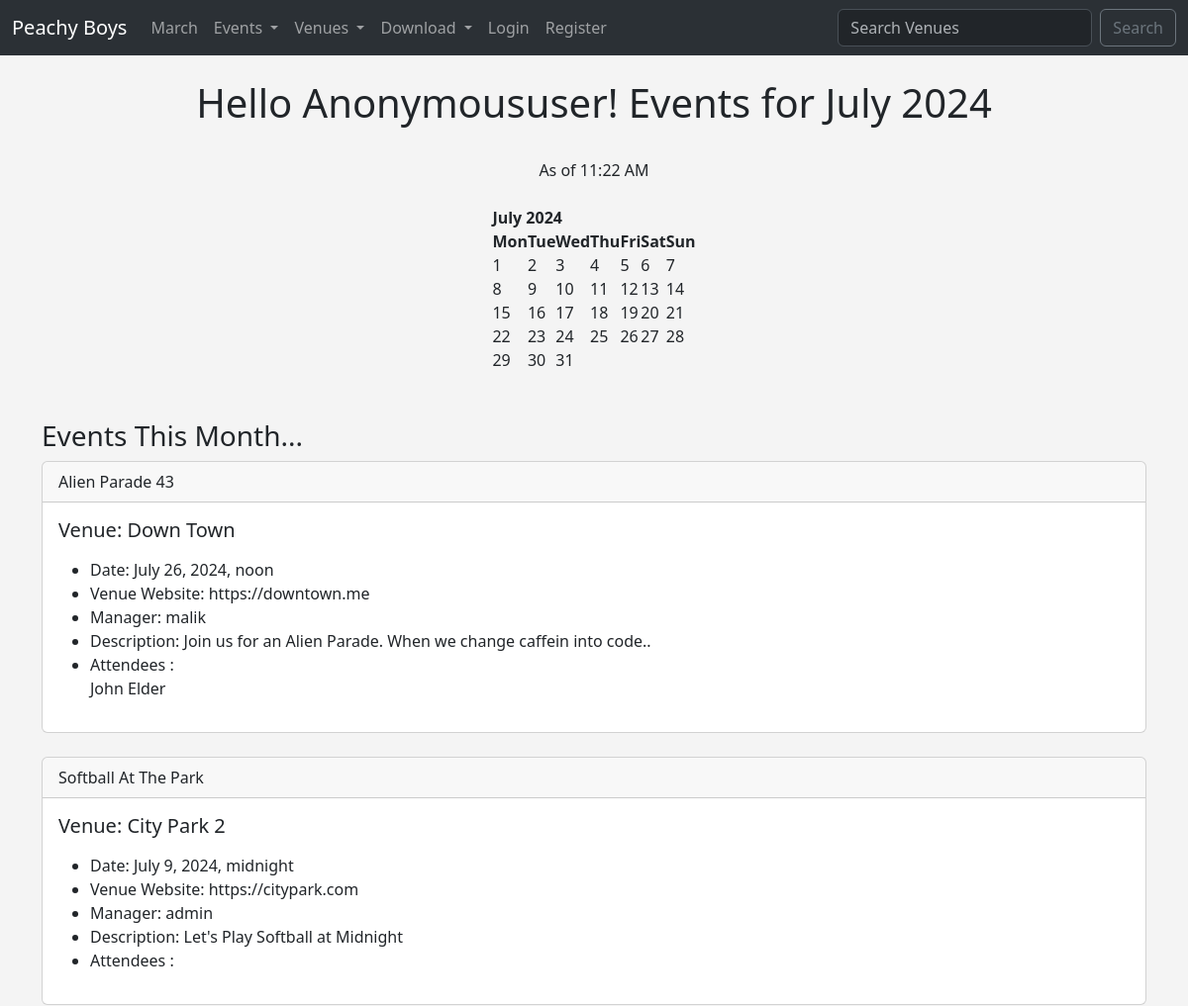
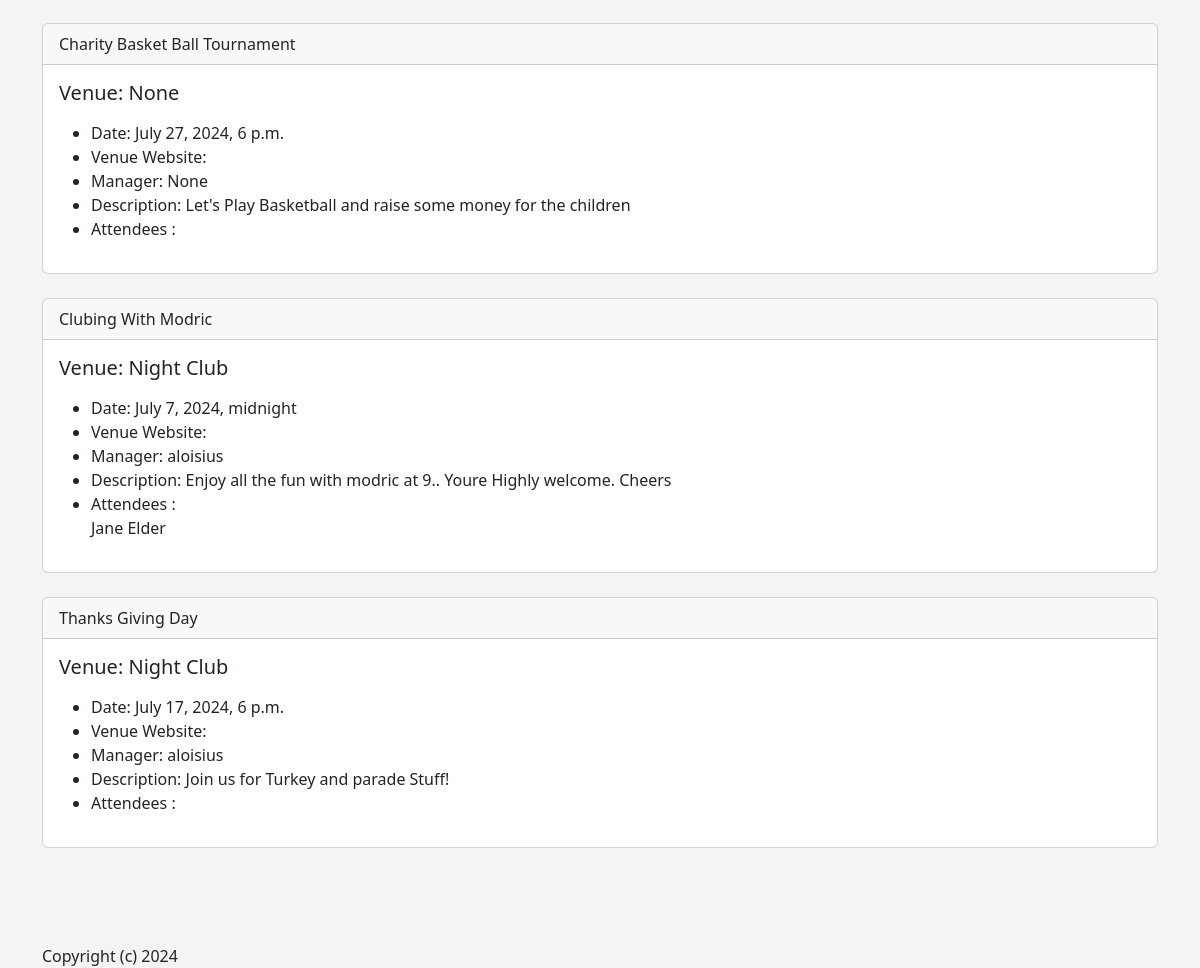
The page / on the database its author committed (2 pictures, top to bottom).
### events/models.py (models this page shows, shortened)
class Event(models.Model):
    name = models.CharField(max_length=120)
    event_date = models.DateTimeField()
    venue = models.ForeignKey(Venue, blank=True, null=True, on_delete=models.CASCADE)
    manager = models.ForeignKey(User, blank=True, null=True, on_delete=models.SET_NULL)
    description = models.TextField(blank=True)
    attendees = models.ManyToManyField(MyClubUser, blank=True)
    approved = models.BooleanField(default=False)
    def __str__(self):
        return self.name

class Venue(models.Model):
    name = models.CharField(max_length=120)
    address = models.CharField(max_length=300)
    zip_code =  models.CharField(max_length=15, blank=True)
    phone = models.CharField(max_length=15, blank=True)
    web = models.URLField(blank=True)
    email_address = models.EmailField(blank=True)
    owner = models.IntegerField(blank=False, default=1)
    venue_image = models.ImageField(null=True, blank=True, upload_to='images/')
    def __str__(self):
        return self.name

class MyClubUser(models.Model):
    first_name = models.CharField(max_length=30)
    last_name = models.CharField(max_length=30)
    email = models.EmailField()
    def __str__(self):
        return self.first_name + " " +self.last_name

### events/views.py (the view)
# urls.py: path('', views.home, name='home'),
def home(request, year=datetime.now().year, month=datetime.now().strftime('%B')):
    name = request.user
    month = month.capitalize()
    month_number = list(calendar.month_name).index(month)
    month_number = int(month_number)
    cal = HTMLCalendar().formatmonth(year, month_number)
    now = datetime.now()
    current_year = now.year
    event_list = Event.objects.filter(event_date__year = year, event_date__month = month_number)
    time = now.strftime('%I:%M %p')
    return render(request, 'events/home.html', {'name':name, 'year':year, 'month':month, 'month_number':month_number, 'cal':cal, 'current_year':current_year, 'time':time, 'event_list':event_list})

### events/templates/events/home.html (shortened to what this page needs)
{% extends 'events/base.html' %}
{% block content %}
<center>
    <h1>Hello {{name|title}}! Events for {{ month }} {{ year }}
</h1>
 <br>
 As of
 {{ time }}
 <br><br>
 {{ cal|safe }}
</center>
 <br><br>
 <h3>Events This Month...</h3>
    {% if event_list %}
        {% for event in event_list %}
        <div class="card">
            <div class="card-header">
                {{ event }}
            </div>
            <div class="card-body">
              <h5 class="card-title">Venue: {{ event.venue }}</h5>
              <p class="card-text">
                <ul>
                    <li>Date: {{ event.event_date }}</li>
                    <li>Venue Website: {{ event.venue.web }}</li>
                    <li>Manager: {{ event.manager }}</li>
                    <li>Description: {{ event.description }}</li>
                    <li>Attendees : <br>
                    {% for user in event.attendees.all  %}
                    {{ user }} <br>
                    {% endfor %}
                </li>
                </ul>
              </p>
            </div>
          </div>
          <br>
        {% endfor %}
    {% else %}
        Sorry...Therre are no events this month...
    {% endif %}
 <br>
 <br>
 <br>
 Copyright (c) {{ current_year }}
{% endblock %}

### events/templates/events/base.html (style rules this page uses)
body { background: #f4f4f4 !important; }

### rows shown on the page
Event: name "Alien Parade 43", venue "Down Town", event_date "July 26, 2024, noon", venue.web "https://downtown.me", manager "malik", description "Join us for an Alien Parade. When we change caffein into code.."
MyClubUser: first_name+last_name "John Elder"
Event: name "Softball At The Park", venue "City Park 2", event_date "July 9, 2024, midnight", venue.web "https://citypark.com", manager "admin", description "Let's Play Softball at Midnight"
Event: name "Charity Basket Ball Tournament", venue "None", event_date "July 27, 2024, 6 p.m.", manager "None", description "Let's Play Basketball and raise some money for the children"
Event: name "Clubing With Modric", venue "Night Club", event_date "July 7, 2024, midnight", manager "aloisius", description "Enjoy all the fun with modric at 9.. Youre Highly welcome. Cheers"
MyClubUser: first_name+last_name "Jane Elder"
Event: name "Thanks Giving Day", venue "Night Club", event_date "July 17, 2024, 6 p.m.", manager "aloisius", description "Join us for Turkey and parade Stuff!"

### other values the page prints
{{ name|title }} "Anonymoususer"
{{ month }} "July"
{{ cal|safe }} "July 2024 Mon Tue Wed Thu Fri Sat Sun 1 2 3 4 5 6 7 8 9 10 11 12 13 14 15 16 17 18 19 20 21 22 23 24 25 26 27 28 29 30 31"
